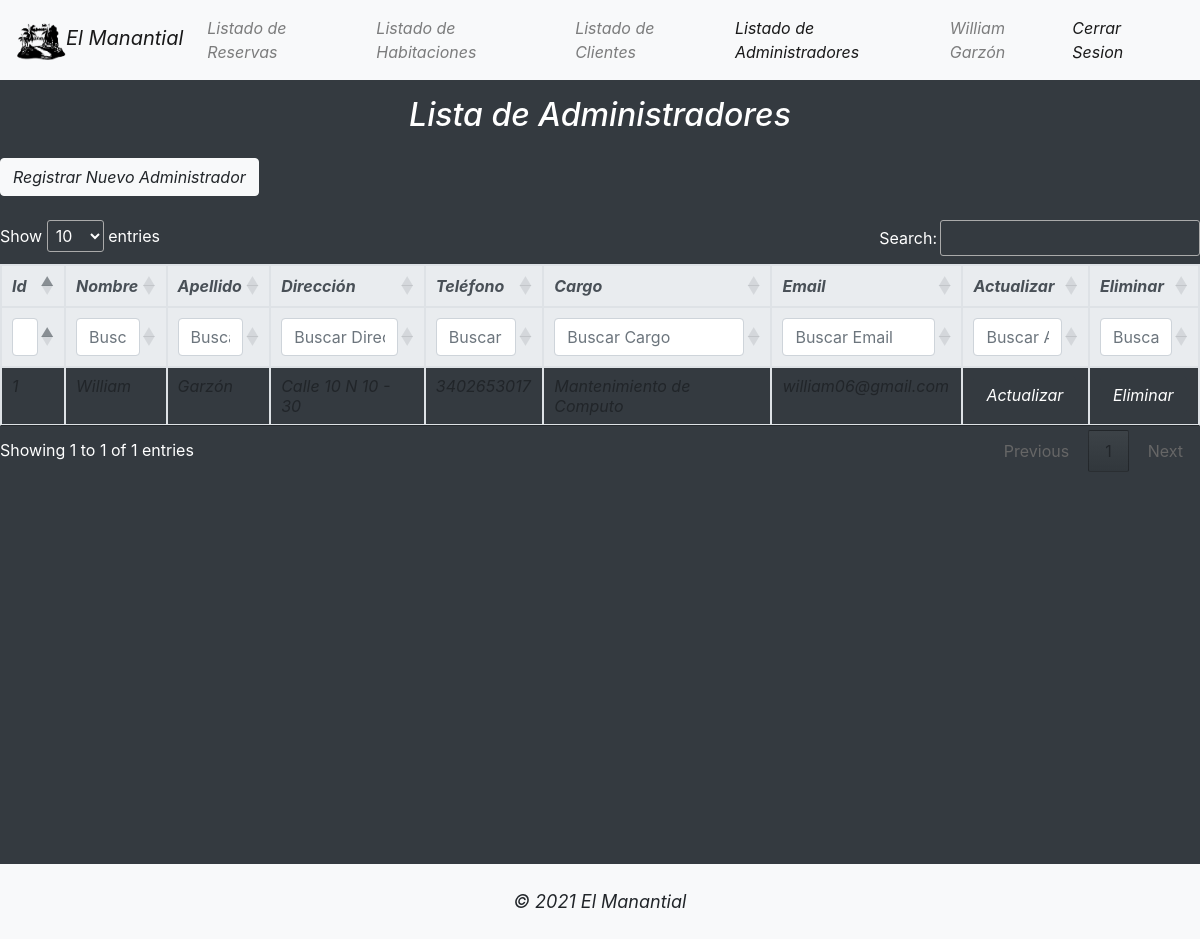
/Hotel/ListadoAdministrador.php (signed in), run on the app's committed database.
### tables this page shows
CREATE TABLE tbladministrador (
Admin_Id Int Primary Key AUTO_INCREMENT,
Admin_Nombre Varchar(20) not null,
Admin_Apellido Varchar(30) not null,
Admin_TipoDocumento Varchar(4) not null,
Admin_NumeroDocumento Varchar(12) not null,
Admin_Direccion Varchar(50),
Admin_Telefono Varchar(15) not null,
Admin_Cargo Varchar(50),
Admin_Email Varchar(50),
Admin_Contrasena Varchar(200));

### Hotel/Procesos/seleccionaradministrador.php (the view)
<?php
    $consulta = $pdo -> prepare("SELECT * FROM tbladministrador");
    $consulta -> execute();
    if($consulta -> rowCount() >= 1){
    	while($fila = $consulta -> fetch()){
    		echo "<tr>
    		    <td><i>".$fila['Admin_Id']."</i></td>
    		    <td><i>".$fila['Admin_Nombre']."</i></td>
    		    <td><i>".$fila['Admin_Apellido']."</i></td>
    		    <td><i>".$fila['Admin_Direccion']."</i></td>
    		    <td><i>".$fila['Admin_Telefono']."</i></td>
    		    <td><i>".$fila['Admin_Cargo']."</i></td>
    		    <td><i>".$fila['Admin_Email']."</i></td>
    		    <td><a class='btn btn-dark' href='datosadministrador.php?id=".$fila['Admin_Id']."'><i>Actualizar</i></a></td>
    		    <td><a class='btn btn-dark' href='ListadoAdministrador.php?id=".$fila['Admin_Id']."'><i>Eliminar</i></a></td>
    		 </tr>";
    	}
    }else{
    	echo "<tr>
    		    <td colspan='4'><i>No hay datos</i></td>
    		</tr>";
    }
?>

### data on the page
tbladministrador: Admin_Id "1", Admin_Nombre "William", Admin_Apellido "Garzón", Admin_Direccion "Calle 10 N 10 - 30", Admin_Telefono "3402653017", Admin_Cargo "Mantenimiento de Computo", Admin_Email "william06@gmail.com"

### other printed values
$_SESSION['Admin_Nombre'] "William"
$_SESSION['Admin_Apellido'] "Garzón"
